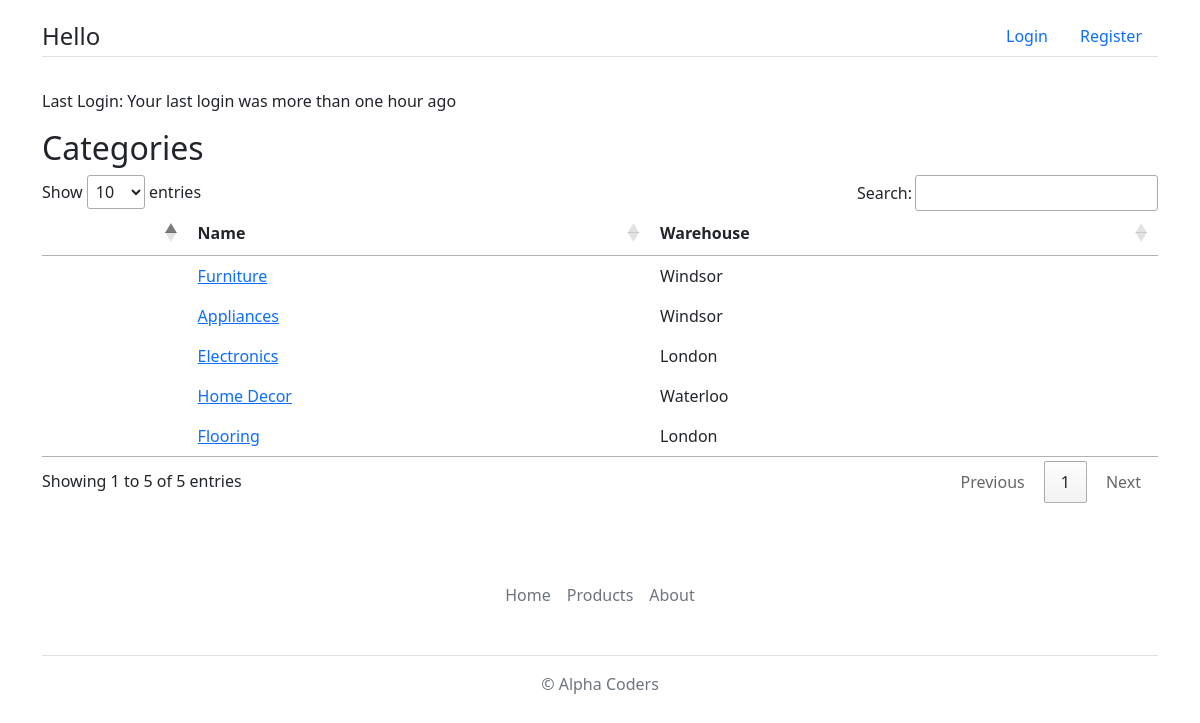
The page /myapp/ on the database its author committed.
### myapp/models.py (models this page shows, shortened)
class Category(models.Model):
    name = models.CharField(max_length=200)
    warehouse = models.CharField(blank=False, default='', max_length=200)

### myapp/views.py (the view)
# urls.py: path(r'', views.part2_index, name='part2_index'),
def part2_index(request):
    cat_list = Category.objects.all()
    if 'last_login' in request.session:
        last_login = request.session['last_login']
    else:
        last_login = 'Your last login was more than one hour ago'
    return render(request, 'myapp/index.html', {'cat_list': cat_list, 'last_login': last_login})

### templates/myapp/index.html (shortened to what this page needs)
{% extends 'myapp/base.html' %}
{% block body_block %}
<p>Last Login: {{ last_login }}</p>
{% if cat_list %}
    <h2>Categories</h2>
    <table id="catTable">
        <thead>
            <tr>
                <th></th>
                <th>Name</th>
                <th>Warehouse</th>
            </tr>
        <thead>
        <tbody>
            {% for cat in cat_list %}
            <tr>
                <td></td>
                <td> <a href="{% url "myapp:part2_detail" cat.id %}"> {{ cat.name }}</a></td>
                <td> {{ cat.warehouse }}</td>
            </tr>
            {% endfor %}
        </tbody>
    </table>
{% endif %}
{% endblock %}

### rows shown on the page
Category: name "Furniture", warehouse "Windsor"
Category: name "Appliances", warehouse "Windsor"
Category: name "Electronics", warehouse "London"
Category: name "Home Decor", warehouse "Waterloo"
Category: name "Flooring", warehouse "London"

### other values the page prints
{{ last_login }} "Your last login was more than one hour ago"
